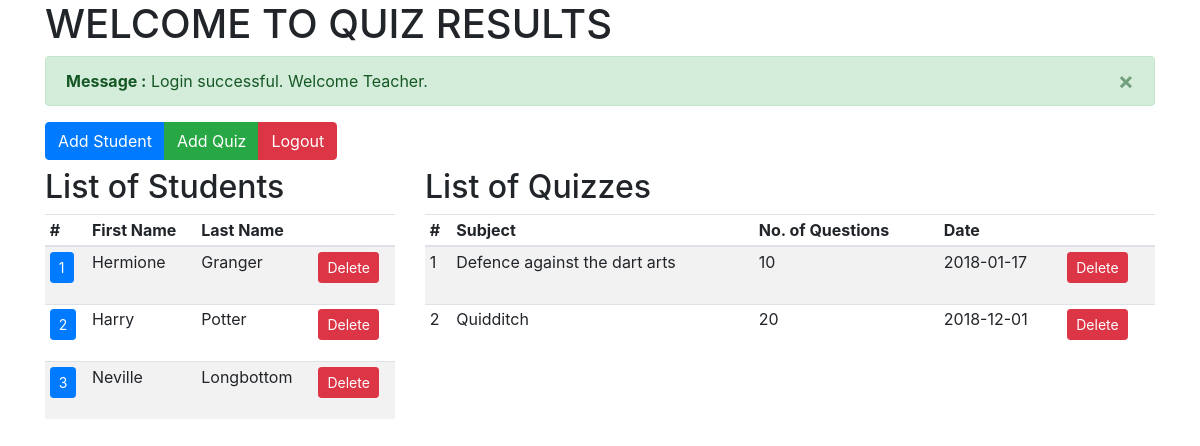
Page /dashboard (signed in) on the committed database.
### tables this page shows
CREATE TABLE students (
    id       INTEGER         PRIMARY KEY AUTOINCREMENT,
    firstname VARCHAR (50)  NOT NULL,
    lastname VARCHAR (50)   NOT NULL
);

CREATE TABLE quizzes (
    id              INTEGER      PRIMARY KEY AUTOINCREMENT,
    subject         VARCHAR (50),
    no_of_questions INTEGER,
    date            DATE
);

### app.py (the view)
@app.route('/dashboard')
def dashboard():
    current_user_id = 0
    error = None
    msg = None
    if 'user_id' in session:
        current_user_id = session['user_id']
    if 'error' in session:
        error = session['error']
        session.pop('error')
    if 'msg' in session:
        msg = session['msg']
        session.pop('msg')
    if current_user_id == 0:
        return redirect(url_for('login'))
    else:
        students = list()
        quizzes = list()
        cursor = openDbCon().cursor()
        cursor.execute('SELECT id, firstname, lastname FROM students')
        for student in cursor:
            students.append({
                "id" : student[0],
                "firstname" : student[1],
                "lastname" : student[2],
            })
        cursor.execute('SELECT id, subject, no_of_questions, date FROM quizzes')
        for quiz in cursor:
            quizzes.append({
                "id" : quiz[0],
                "subject" : quiz[1],
                "no_of_questions" : quiz[2],
                "date" : quiz[3],
            })
        cursor.close()
        return render_template('dashboard.html', error = error, msg = msg, students = students, quizzes = quizzes)

### app.py (called while the page is built)
def openDbCon():
    DATABASE = 'hw13.db'
    conn = sqlite3.connect(DATABASE)
    return conn

### templates/dashboard.html (shortened to what this page needs)
{% include 'header.html' %}
<div class="row">
    <div class="col-md-12">
        <div class="btn-group" role="group" aria-label="Button group">
            <a role="button" class="btn btn-primary mb-2" href="/student/add">Add Student</a>
            <a role="button" class="btn btn-success mb-2" href="/quiz/add">Add Quiz</a>
            <a role="button" class="btn btn-danger mb-2" href="/logout">Logout</a>
        </div>
    </div>
</div>
<div class="row">
    <div class="col-md-4">
        <h2>List of Students</h2>
        <div class="table-responsive">
            <table class="table table-sm thead-light table-striped">
                <thead>
                    <tr>
                        <th scope="col">#</th>
                        <th scope="col">First Name</th>
                        <th scope="col">Last Name</th>
                        <th scope="col"></th>
                    </tr>
                </thead>
                <tbody>
                    {% for student in students %}
                    <tr>
                        <td scope="col">
                            <a href="/student/{{ student.id }}" class="btn btn-sm btn-primary">{{ student.id }}</a>
                        </td>
                        <td scope="col">{{ student.firstname }}</td>
                        <td scope="col">{{ student.lastname }}</td>
                        <td scope="col">
                            <form action="/student/delete" method="POST">
                                <input type="submit" role="button" class="btn btn-sm btn-danger" value="Delete">
                            </form>
                        </td>
                    </tr>
                    {% endfor %}
                </tbody>
            </table>
        </div>
    </div>
    <div class="col-md-8">
        <h2>List of Quizzes</h2>
        <div class="table-responsive">
            <table class="table table-sm thead-light table-striped">
                <thead>
                    <tr>
                        <th scope="col">#</th>
                        <th scope="col">Subject</th>
                        <th scope="col">No. of Questions</th>
                        <th scope="col">Date</th>
                        <th scope="col"></th>
                    </tr>
                </thead>
                <tbody>
                    {% for quiz in quizzes %}
                    <tr>
                        <td scope="col">{{ quiz.id }}</td>
                        <td scope="col">{{ quiz.subject }}</td>
                        <td scope="col">{{ quiz.no_of_questions }}</td>
                        <td scope="col">{{ quiz.date }}</td>
                        <td scope="col">
                            <form action="/quiz/delete" method="POST">
                                <input type="submit" role="button" class="btn btn-sm btn-danger" value="Delete">
                            </form>
                        </td>
                    </tr>
                    {% endfor %}
                </tbody>
            </table>
        </div>
    </div>
</div>
{% include 'footer.html' %}

### templates/header.html (shortened to what this page needs)
<DOCTYPE !html>
    <html lang="en">
        <head>
            <link rel="stylesheet" href="https://stackpath.bootstrapcdn.com/bootstrap/4.1.3/css/bootstrap.min.css">
            <link rel="stylesheet" href="{{ url_for('static',filename='styles/main.css') }}">
        </head>
        <body>
            <div class="container">
                <header>
                    <h1>WELCOME TO QUIZ RESULTS</h1>
                    {% if msg %}
                        <div class="alert alert-success alert-dismissible fade show" role="alert">
                            <strong>Message :</strong> {{ msg }}
                            <button type="button" class="close" data-dismiss="alert" aria-label="Close">
                                <span aria-hidden="true">&times;</span>
                            </button>
                        </div>
                    {% endif %}
                </header>
                <section>

### templates/footer.html
    </section>
</div>
</body>
</html>

### rows in the picture
students: id "1", firstname "Hermione", lastname "Granger"
students: id "2", firstname "Harry", lastname "Potter"
students: id "3", firstname "Neville", lastname "Longbottom"
quizzes: id "1", subject "Defence against the dart arts", no_of_questions "10", date "2018-01-17"
quizzes: id "2", subject "Quidditch", no_of_questions "20", date "2018-12-01"

### other values in the picture
{{ msg }} "Login successful. Welcome Teacher."
